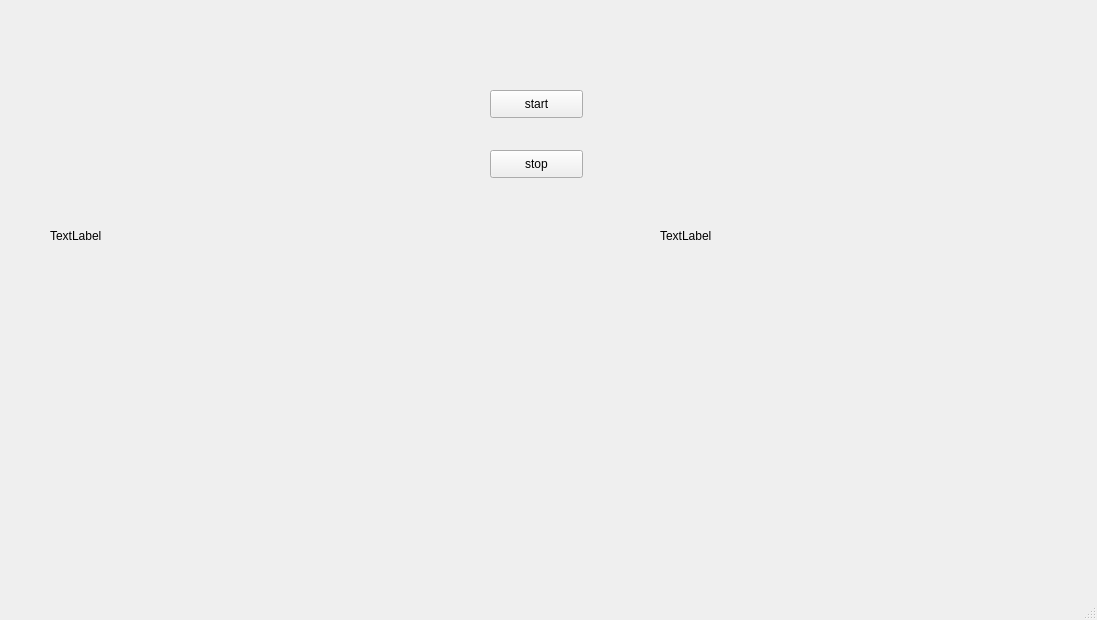
<?xml version="1.0" encoding="UTF-8"?>
<ui version="4.0">
 <class>MainWindow</class>
 <widget class="QMainWindow" name="MainWindow">
  <property name="geometry">
   <rect>
    <x>0</x>
    <y>0</y>
    <width>1097</width>
    <height>620</height>
   </rect>
  </property>
  <property name="windowTitle">
   <string>MainWindow</string>
  </property>
  <widget class="QWidget" name="centralwidget">
   <widget class="QLabel" name="label">
    <property name="geometry">
     <rect>
      <x>50</x>
      <y>70</y>
      <width>391</width>
      <height>331</height>
     </rect>
    </property>
    <property name="text">
     <string>TextLabel</string>
    </property>
   </widget>
   <widget class="QLabel" name="label_2">
    <property name="geometry">
     <rect>
      <x>660</x>
      <y>70</y>
      <width>391</width>
      <height>331</height>
     </rect>
    </property>
    <property name="text">
     <string>TextLabel</string>
    </property>
   </widget>
   <widget class="QPushButton" name="pushButton">
    <property name="geometry">
     <rect>
      <x>490</x>
      <y>90</y>
      <width>93</width>
      <height>28</height>
     </rect>
    </property>
    <property name="text">
     <string>start</string>
    </property>
   </widget>
   <widget class="QPushButton" name="pushButton_2">
    <property name="geometry">
     <rect>
      <x>490</x>
      <y>150</y>
      <width>93</width>
      <height>28</height>
     </rect>
    </property>
    <property name="text">
     <string>stop</string>
    </property>
   </widget>
  </widget>
  <widget class="QMenuBar" name="menubar">
   <property name="geometry">
    <rect>
     <x>0</x>
     <y>0</y>
     <width>1097</width>
     <height>26</height>
    </rect>
   </property>
  </widget>
  <widget class="QStatusBar" name="statusbar"/>
 </widget>
 <resources/>
 <connections/>
</ui>
